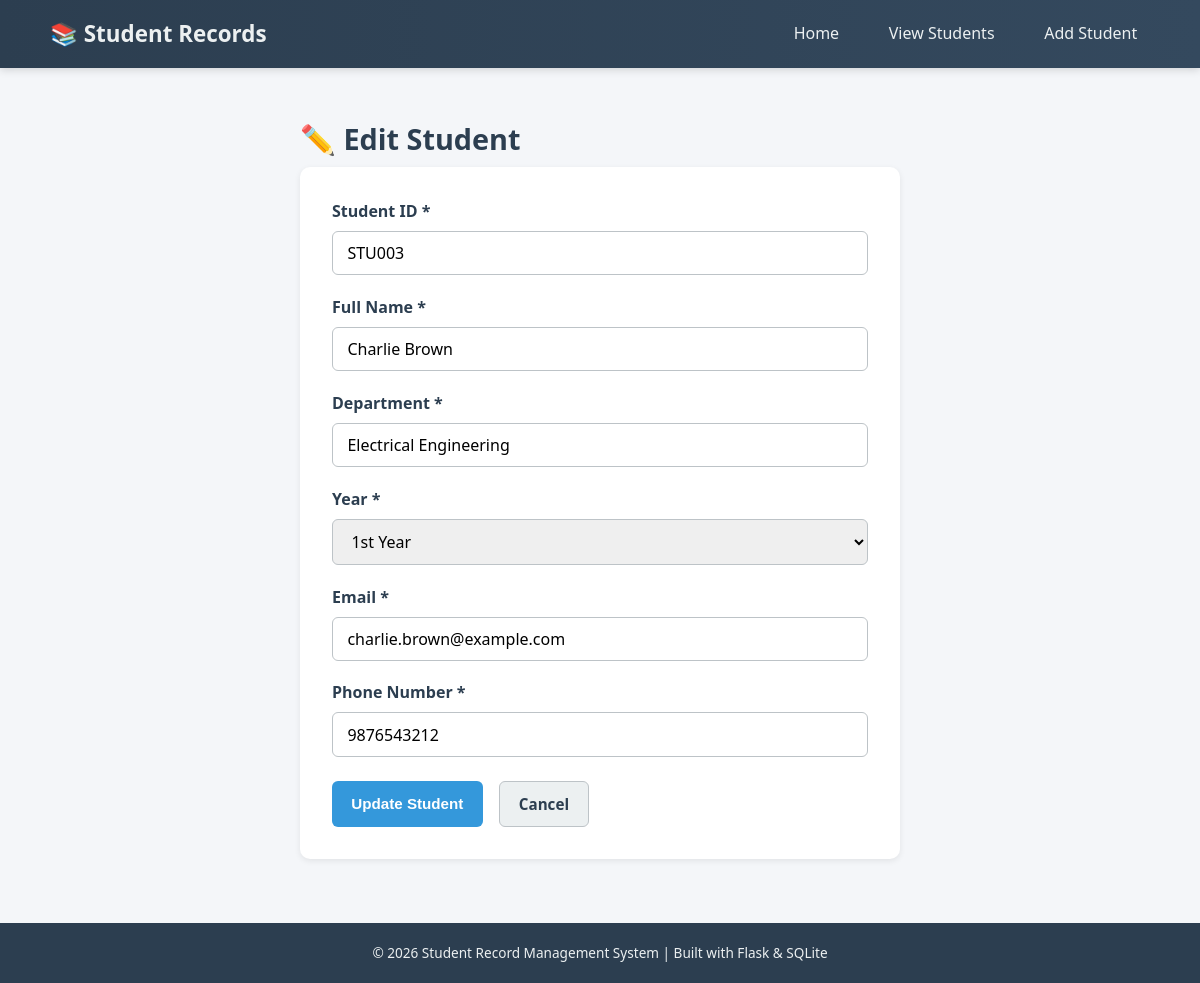
The page /edit/3 on the database its author committed.
### tables this page shows
CREATE TABLE students (
            id INTEGER PRIMARY KEY AUTOINCREMENT,
            student_id TEXT NOT NULL UNIQUE,
            full_name TEXT NOT NULL,
            department TEXT NOT NULL,
            year TEXT NOT NULL,
            email TEXT NOT NULL,
            phone TEXT NOT NULL
        );

### app.py (the view, shortened to what this page needs)
@app.route("/edit/<int:id>", methods=["GET", "POST"])
def edit_student(id):
    db = get_db()
    student = db.execute("SELECT * FROM students WHERE id = ?", (id,)).fetchone()
    if student is None:
        flash("Student not found.", "error")
        return redirect(url_for("students"))
    return render_template("edit_student.html", student=student, id=id)

### app.py (called while the page is built)
def get_db():
    if "db" not in g:
        g.db = sqlite3.connect(DATABASE)
        g.db.row_factory = sqlite3.Row  # allows accessing columns by name
    return g.db

### templates/edit_student.html (shortened to what this page needs)
{% extends "base.html" %}
{% block content %}
<div class="form-page">
    <h1 class="page-title">✏️ Edit Student</h1>
    <form action="{{ url_for('edit_student', id=id) }}" method="POST" class="student-form" onsubmit="return validateForm();">
        <div class="form-group">
            <label for="student_id">Student ID *</label>
            <input type="text" id="student_id" name="student_id" value="{{ student['student_id'] }}" required>
        </div>
        <div class="form-group">
            <label for="full_name">Full Name *</label>
            <input type="text" id="full_name" name="full_name" value="{{ student['full_name'] }}" required>
        </div>
        <div class="form-group">
            <label for="department">Department *</label>
            <input type="text" id="department" name="department" value="{{ student['department'] }}" required>
        </div>
        <div class="form-group">
            <label for="year">Year *</label>
            <select id="year" name="year" required>
                <option value="1st Year" {% if student['year'] == '1st Year' %}selected{% endif %}>1st Year</option>
            </select>
        </div>
        <div class="form-group">
            <label for="email">Email *</label>
            <input type="email" id="email" name="email" value="{{ student['email'] }}" required>
        </div>
        <div class="form-group">
            <label for="phone">Phone Number *</label>
            <input type="text" id="phone" name="phone" value="{{ student['phone'] }}" required>
        </div>
        <div class="form-actions">
            <button type="submit" class="btn btn-primary">Update Student</button>
            <a href="{{ url_for('students') }}" class="btn btn-secondary">Cancel</a>
        </div>
    </form>
</div>
{% endblock %}

### static/css/style.css (style rules this page uses)
* { margin: 0; padding: 0; box-sizing: border-box; }
body { font-family: 'Segoe UI', Tahoma, Geneva, Verdana, sans-serif; background-color: #f4f6f9; color: #2c3e50; line-height: 1.6; min-height: 100vh; display: flex; flex-direction: column; }
.page-title { font-size: 1.8rem; margin-bottom: 0.3rem; color: #2c3e50; }
.btn { display: inline-block; padding: 0.6rem 1.2rem; border-radius: 6px; text-decoration: none; font-weight: 600; font-size: 0.95rem; border: none; cursor: pointer; transition: background 0.2s ease, transform 0.1s ease; }
.btn-primary { background-color: #3498db; color: #ffffff; }
.btn-secondary { background-color: #ecf0f1; color: #2c3e50; border: 1px solid #bdc3c7; }
.form-page { max-width: 600px; margin: 0 auto; }
.student-form { background: #ffffff; padding: 2rem; border-radius: 10px; box-shadow: 0 2px 6px rgba(0, 0, 0, 0.08); }
.form-group { margin-bottom: 1.2rem; }
.form-group label { display: block; margin-bottom: 0.4rem; font-weight: 600; color: #2c3e50; }
.form-group input, .form-group select { width: 100%; padding: 0.65rem 0.9rem; border: 1px solid #bdc3c7; border-radius: 6px; font-size: 1rem; font-family: inherit; }
.form-actions { display: flex; gap: 1rem; margin-top: 1.5rem; }

### rows shown on the page
students: student_id "STU003", full_name "Charlie Brown", department "Electrical Engineering", year "1st Year", email "charlie.brown@example.com", phone "9876543212"
